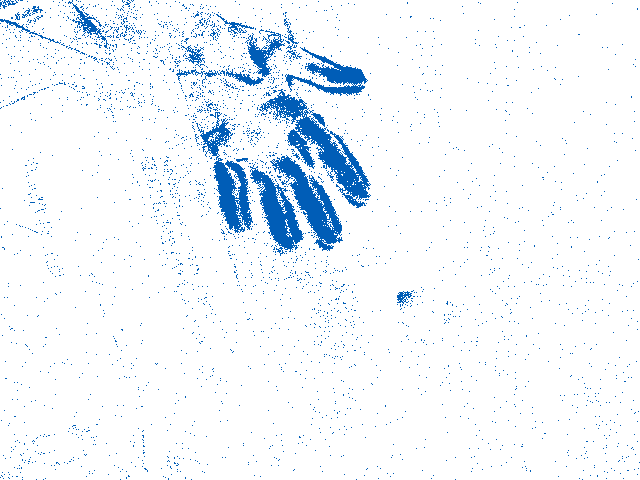
#> input picture pm/test.png, 640 x 480 px, given in place of test.jpg, which was not available
$ python rawpm.py
#> lines starting #> are read from the running program, lines starting #| are printed output that depends on the picture; after the words box and inside, x2 and y2 are one past the last pixel; in counts of white or black regions, pixels touching at a corner belong together; pictures that were not available may be replaced by others from this repository, and a replacement may not be noted
import numpy as np
from PIL import Image
from scipy.ndimage import sobel
import matplotlib.pyplot as plt

# Load the image
image_path = 'test.jpg'
image = Image.open(image_path).convert('L')  # Convert to grayscale
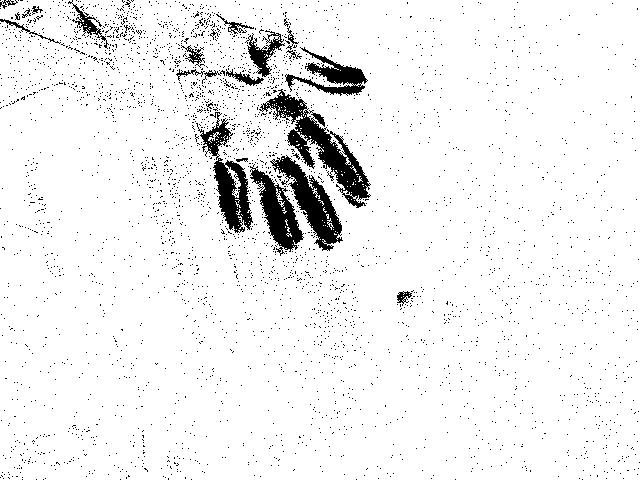
#> image: PIL image 640x480 L; values 75 (black) and 255 (white), 94.1% white; 3393 black regions (3371 under 20 px), largest, box (x1, y1, x2, y2) and area: (259, 89, 371, 208) 3398, (270, 155, 343, 251) 2310, (196, 112, 253, 233) 2224
image_np = np.array(image)

# Compute the image gradient using Sobel filter
Ix = sobel(image_np, axis=0)  # Gradient in x
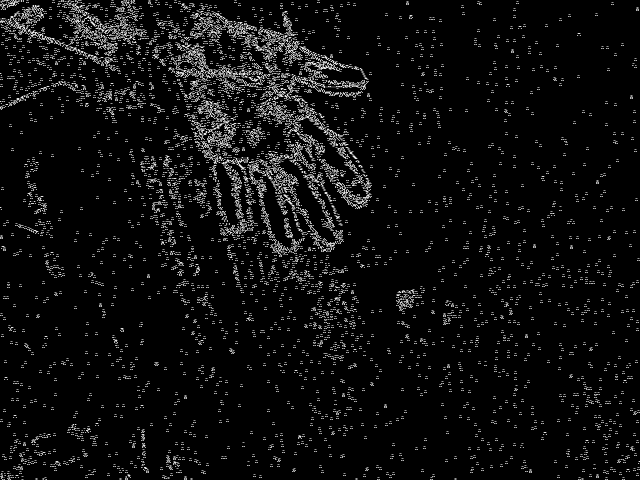
#> Ix: shape (480, 640); min 0, max 228, mean 14
Iy = sobel(image_np, axis=1)  # Gradient in y
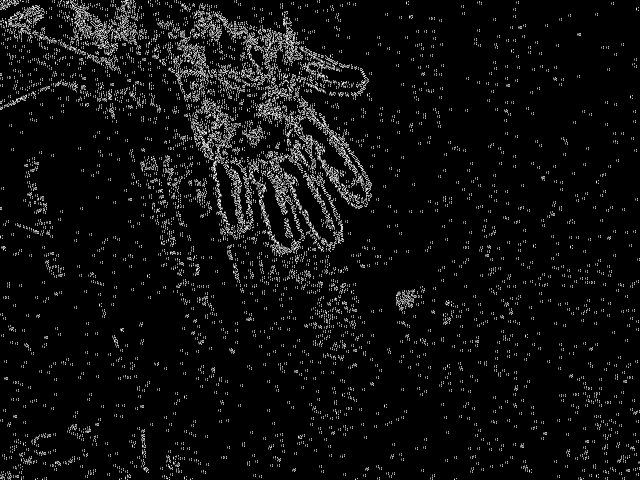
#> Iy: shape (480, 640); min 0, max 228, mean 14

# Compute the photometric moments
m00 = np.sum(image_np)  # Zeroth moment
#> m00 = 75067740
m10 = np.sum(Ix * image_np)  # First moment in x
#> m10 = 4299824
m01 = np.sum(Iy * image_np)  # First moment in y
#> m01 = 4294736
m11 = np.sum(Ix * Iy)  # Cross moment
#> m11 = 3242912
m20 = np.sum(Ix**2 * image_np)  # Second moment in x
#> m20 = 4558304
m02 = np.sum(Iy**2 * image_np)  # Second moment in y
#> m02 = 4567136

# Store the moments in a dictionary
photometric_moments = {'m00': m00, 'm10': m10, 'm01': m01, 'm11': m11, 'm20': m20, 'm02': m02}
#> photometric_moments = moments, m00 75067740, centre m10/m00, m01/m00 = (0.0573, 0.0572)

# Visualize the photometric moments
moments_names = list(photometric_moments.keys())
#> moments_names = ['m00', 'm10', 'm01', 'm11', 'm20', 'm02']
moments_values = list(photometric_moments.values())
#> moments_values = [75067740, 4299824, 4294736, 3242912, 4558304, 4567136]

plt.figure(figsize=(10, 5))
plt.bar(moments_names, moments_values, color='blue')
plt.title('Photometric Moments')
plt.xlabel('Moments')
plt.ylabel('Values')
plt.xticks(rotation=45)
plt.tight_layout()
plt.show()
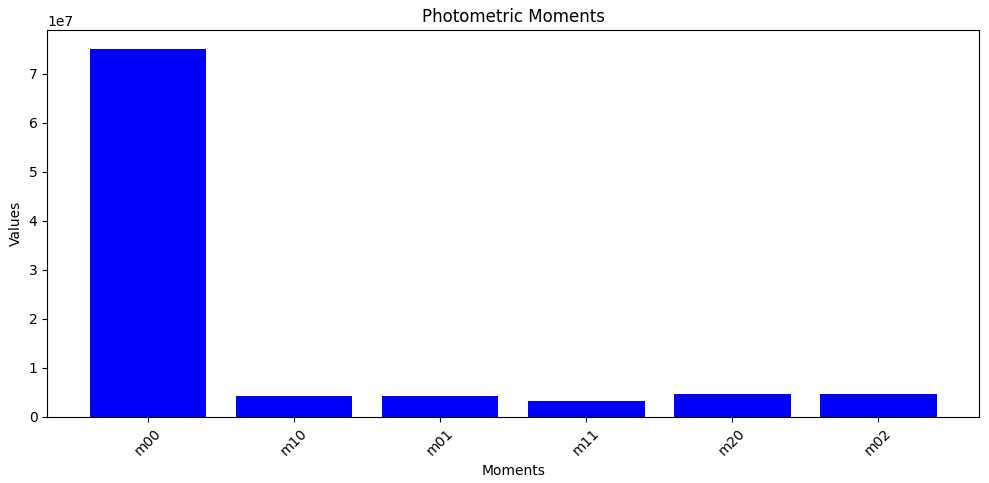
#> figure drawn by matplotlib, 1 panel; tallest bar 75067740 high, from x = -0.4 to 0.4
